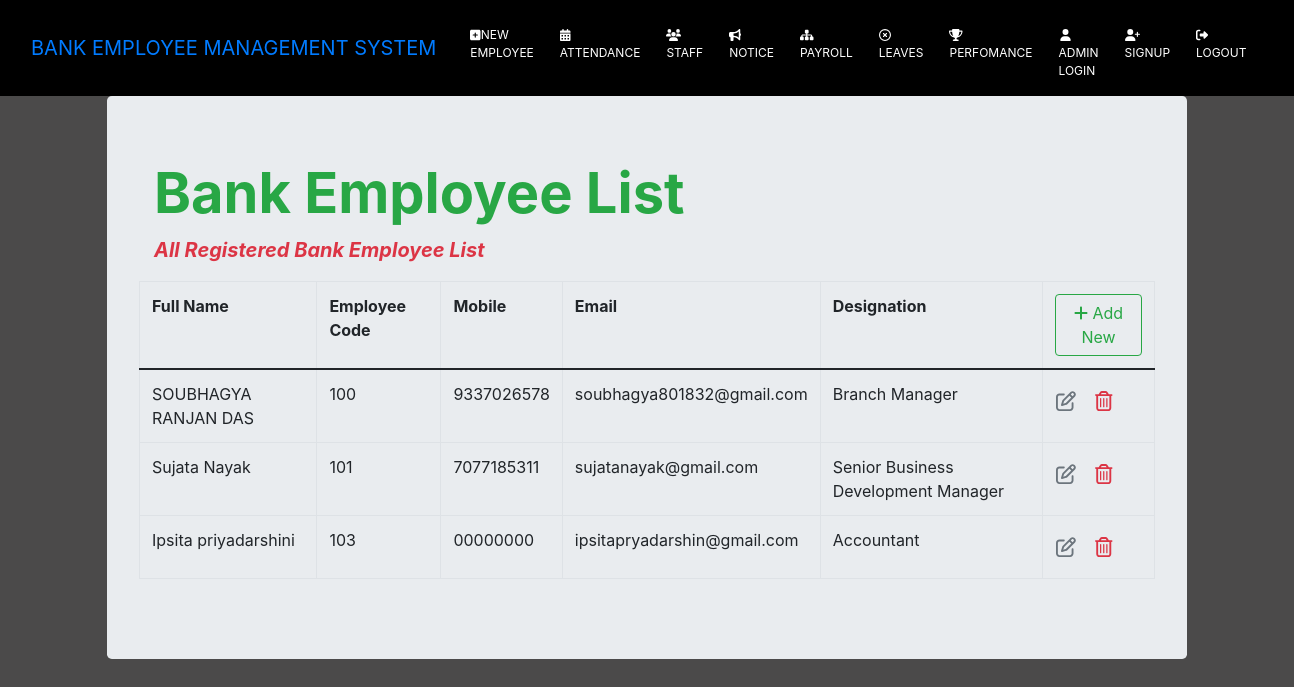
The app's page /dash/, older data.
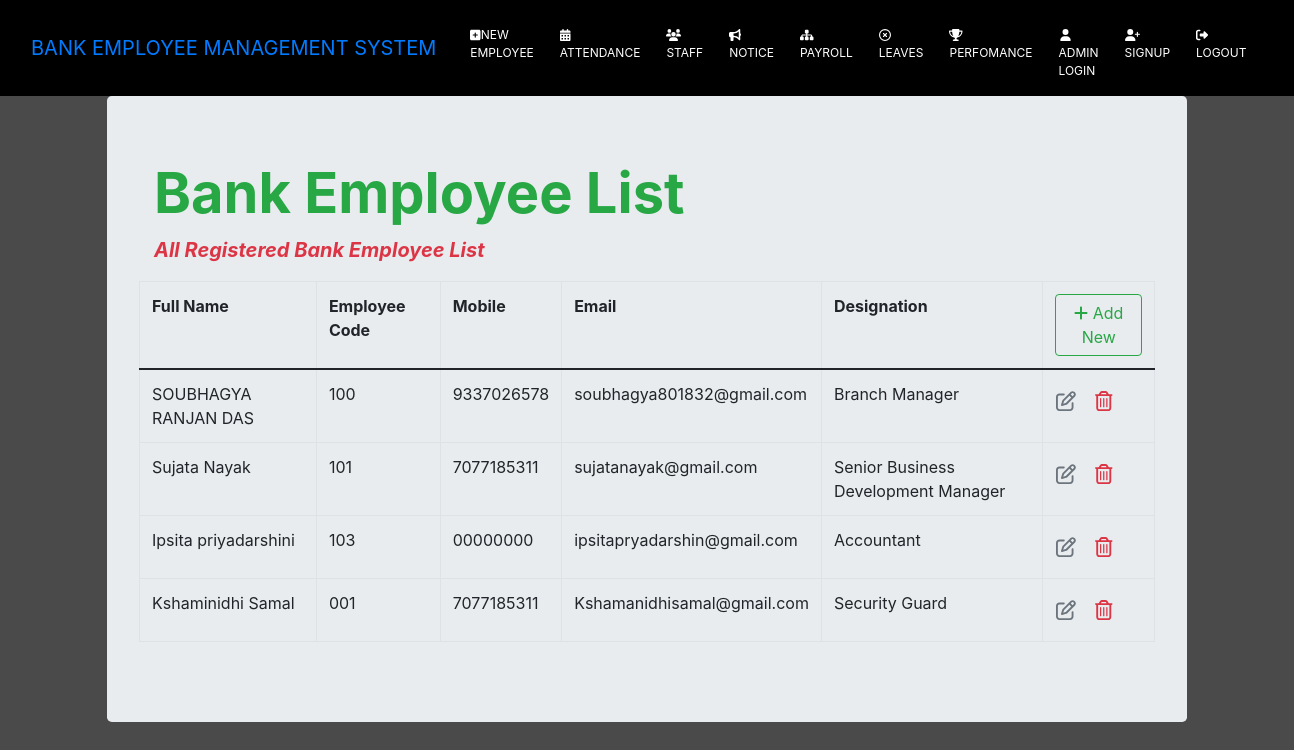
The same page, newer data.
### core/models.py (models this page shows)
class User(models.Model):
    name = models.CharField(max_length=100)
    emp_code = models.CharField(max_length=3)
    mobile = models.CharField(max_length=15)
    email = models.EmailField(max_length=50)
    desig = models.ForeignKey(Position,on_delete=models.CASCADE)

class Position(models.Model):
    title = models.CharField(max_length=50)
    def __str__(self):
        return self.title

### core/views.py (the view)
# urls.py: path('dash/',views.dash,name='dash') # get req. to retrieve and display all records
def dash(request):
    context = {'dash': User.objects.all()}
    return render(request, 'core/dashboard.html',context)

### core/templates/core/dashboard.html (shortened to what this page needs)
{% extends 'core/base.html'%}
{% load static %}
{% block content %}
<div class="container">
<div class="container-fluid">
<div class="jumbotron">
  <div class="container">
    <h1 class="display-4 text-success font-weight-bold"> Bank Employee List</h1>
    <p class="lead text-danger font-italic font-weight-bold">All Registered Bank Employee List</p>
  </div>
    <table class="table table-bordered">
    <thead class="border-bottom font-weight-bold">
    <tr>
    <td>Full Name</td>
    <td>Employee Code</td>
    <td>Mobile</td>
    <td>Email</td>
    <td>Designation</td>
    <td>
        <a href="{% url 'addemp' %}" class="btn btn-outline-success">
        <i class="fas fa-plus"></i> Add New</a>
    </td>
    </tr>
    </thead>
    <tbody>
        {%for employee in dash %}
        <tr>
        <td>{{employee.name}}</td>
        <td>{{employee.emp_code}}</td>
        <td>{{employee.mobile}}</td>
        <td>{{employee.email}}</td>
        <td>{{employee.desig}}</td>
         <td>
            <a href="#" class="btn text-secondary px-0">
             <i class="far fa-edit fa-lg"></i>
            </a>
            <form action="#" method="post" class="d-inline">
            <button type="submit" class="btn">
             <i class="far fa-trash-alt fa-lg text-danger float-right"></i>
                        </button>
                    </form>
                </td>
        </tr>
        {% endfor %}
    </tbody>
    </table>
</div>
</div>
</div>
{% endblock content %}

Row changes from the older to the newer data that the page shows:
added User: name "Kshaminidhi Samal", emp_code "001", mobile "7077185311", email "Kshamanidhisamal@gmail.com", desig "Security Guard"
